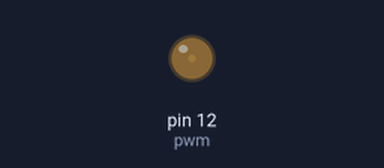
Recording of a program running on a simulated Raspberry Pi (header pin numbers). Parts: output pins drawn as LEDs (lit = HIGH).

Above: at 0.05 s.
At 0.5 s:
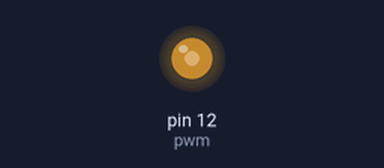
At 0.7 s:
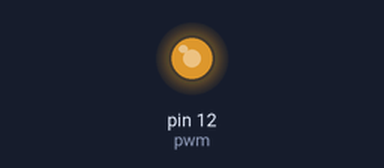
At 0.95 s:
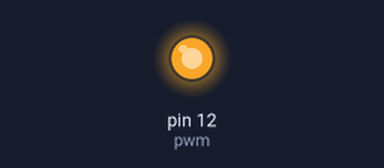
Timing chart, 0 to 3.0 s (numbered marks = the images above):
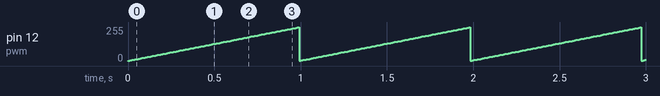

Measured:
- by itself, pin 12 (pwm): ramps from 3/255 to 252/255 and jumps back, once every 0.99 s

The program:

Light_Intensity_Control.py
```python
import RPi.GPIO as GPIO
import time

GPIO.setmode(GPIO.BOARD)
GPIO.setup(12, GPIO.OUT)
pwm = GPIO.PWM(12, 100)

pwm.start(0)

while True:

	for i in range(1,100):
		pwm.ChangeDutyCycle(int(i))
		time.sleep(0.01)

pwm.stop()
GPIO.cleanup()
```
